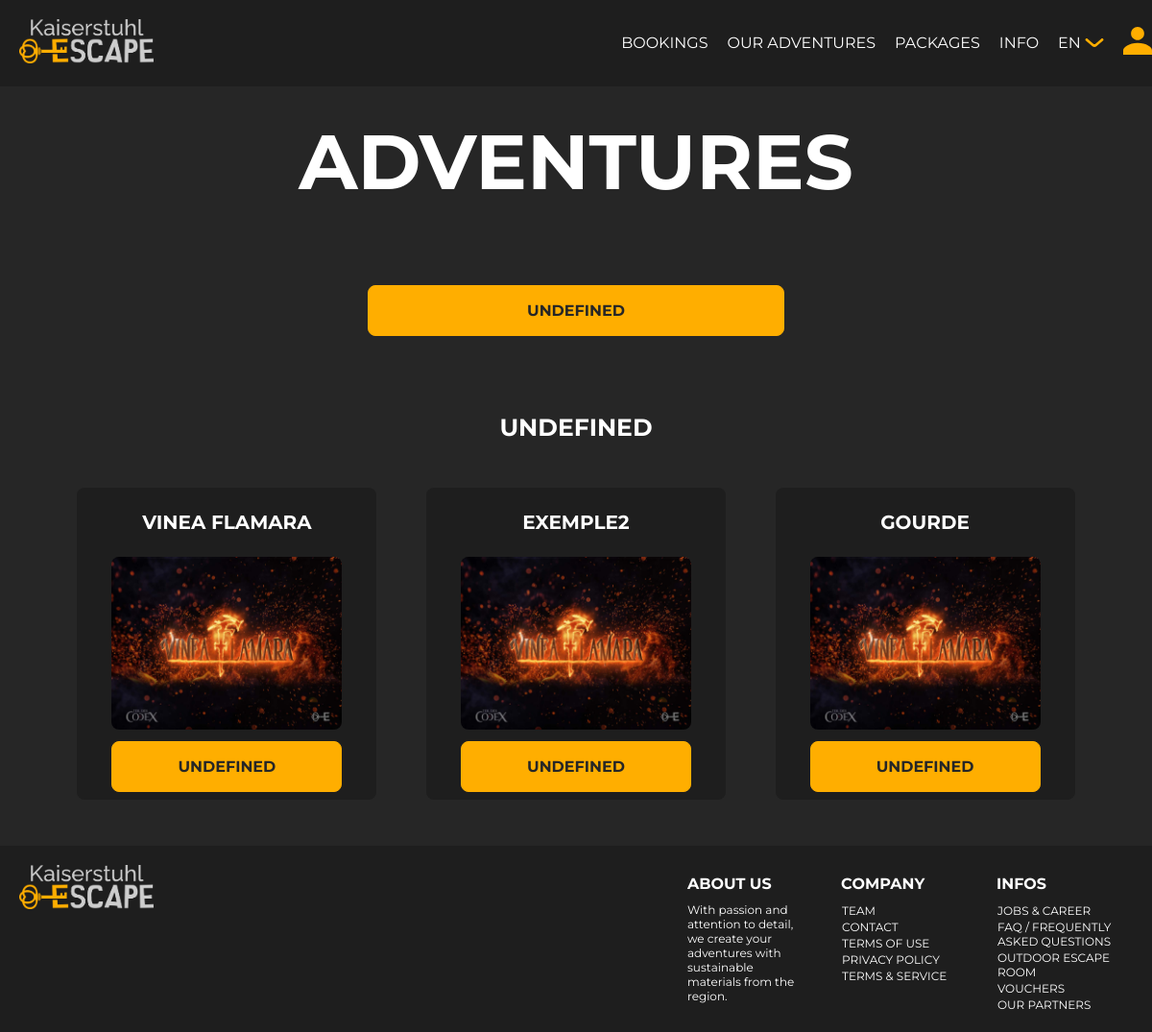
The app's page /index.php?action=aventuresAdmin (signed in), older data.
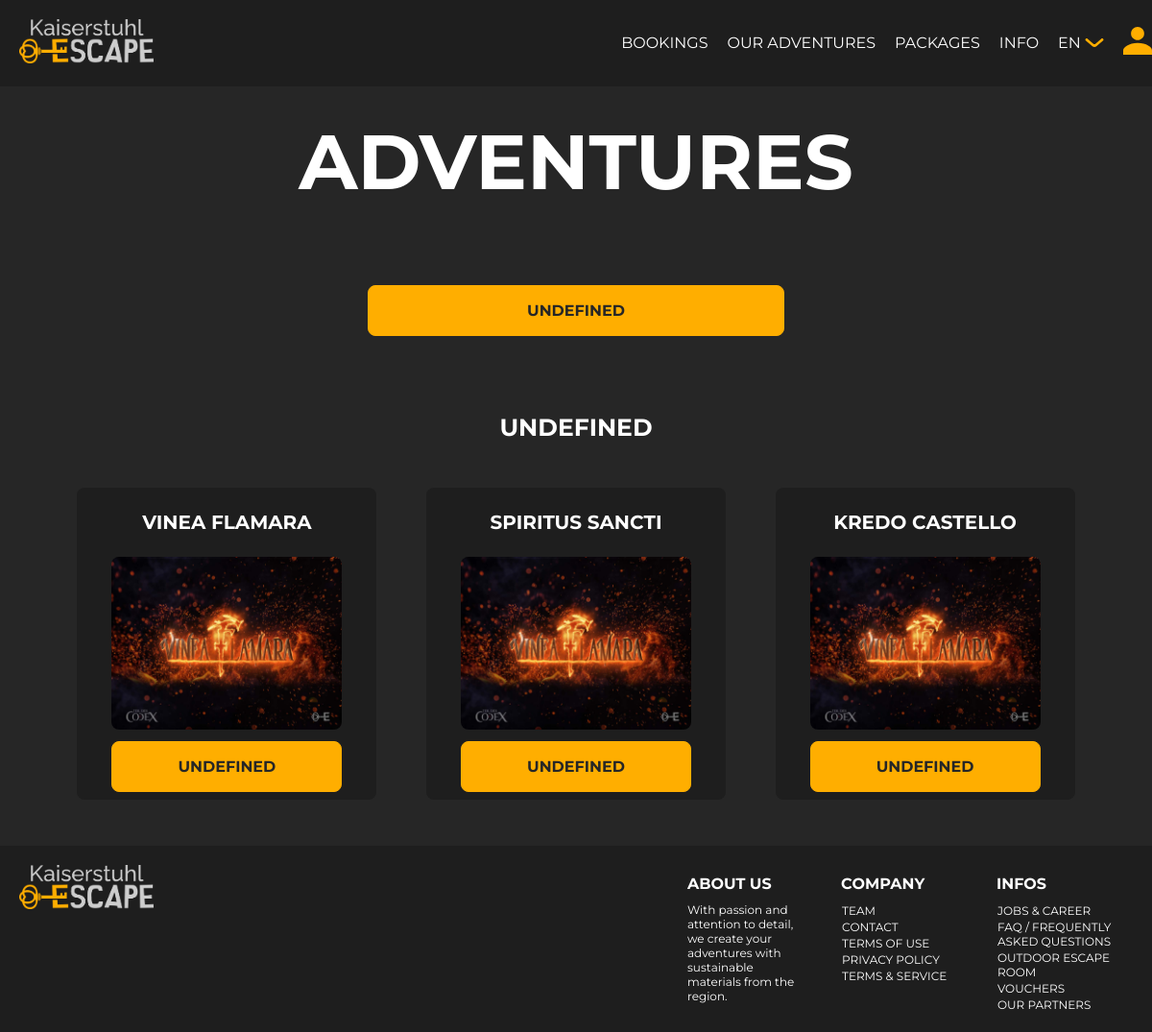
The same page, newer data.
### tables this page shows
CREATE TABLE `escape_game` (
  `id_game` int(11) NOT NULL,
  `nom` text NOT NULL,
  `localisation` text NOT NULL,
  `adresse` text NOT NULL,
  `prix` decimal(10,0) NOT NULL,
  `duree` time NOT NULL,
  `parking` tinyint(1) NOT NULL,
  `accebilite` tinyint(1) NOT NULL,
  `latitude` float NOT NULL,
  `longitude` float NOT NULL,
  `linkYTB` text NOT NULL
);

### vue/vue.class.php (called while the page is built, shortened)
<?php
require_once "includes/default_config.php";
class vue
{
  private $fichierVue;
  public function __construct($action)
  {
    $this->fichierVue = "vue/vue" . $action . ".php";
  }
  public function afficher($data)
  {
    require $this->fichierVue;
    require "gabarit.php";
  }
}

### controleur/ctlAventure.class.php (called while the page is built, shortened)
<?php
require_once "modele/aventure.class.php";
require_once "vue/vue.class.php";
class ctlAventure{
    private $aventure ;
    public function __construct() {
        $this->aventure = new aventure();
    }
    public function aventuresAdmin(){
        $aventures = $this->aventure->getAventures() ;
        $vue = new vue("AventuresAdmin");
        $vue->afficher(array("aventures" => $aventures));
    }
}

### index.php (called while the page is built, shortened)
<?php
$routeur = new Routeur();
$routeur->routerRequete();

### modele/aventure.class.php (called while the page is built, shortened)
<?php
require_once "modele/database.class.php";
require_once "includes/html/photo.class.php";
class aventure extends database
{
  public function getAventures()
  {
    $req = "SELECT id_game, nom, localisation, adresse, prix, DATE_FORMAT(duree, '%H:%i') AS duree, parking, accebilite FROM `escape_game` ";
    $escapes = $this->execReq($req);
    $photo = new photo();
    foreach ($escapes as &$escape) {
      $escape['chemin_photo_PP'] = $photo->getPPAventure($escape['id_game']);
    }
    return $escapes;
  }
}

### modele/database.class.php (called while the page is built, shortened)
<?php
require_once "includes/default_config.php";
abstract class database {
  private $bdd;
  protected function execReq($req) {
    $reponse = $this->connexionBDD()->query($req);
    $resultat = $reponse->fetchAll(PDO::FETCH_ASSOC);
    return $resultat;
  }
  private function connexionBDD() {
    global $Conf;
    if (!isset($this->bdd))
      try {
        $options=array(PDO::MYSQL_ATTR_INIT_COMMAND => "SET NAMES utf8");
        $this->bdd = new PDO('mysql:host='.$Conf->DBHost.';dbname='.$Conf->DBName,$Conf->DBUser,$Conf->DBPwd, $options);
      }
      catch(Exception $err) {
        throw new Exception("Connexion à la BDD");
      }
    return $this->bdd;
  }
}

### includes/html/photo.class.php (called while the page is built, shortened)
<?php
class photo {
    function getPPAventure($id_game){
        $cheminPP = "img/escape_game/". $id_game ."/PP" ;
        $photos = glob($cheminPP . "/*");
        return $photos;
    }
    function getPhotosAventure($id_game){
        $cheminEscapeGame = "img/escape_game/" . $id_game;
        $photos = glob($cheminEscapeGame . "/*.{jpg,jpeg,png,webp}", GLOB_BRACE);
        return $photos;
    }
}

### vue/vueAventuresAdmin.php (the view, shortened to what this page needs)
<div class="space"></div>
<?php
$style = '<link rel="stylesheet" href="style/aventures_admin.style.css">';
$resultat = "<div class='list_adventures'>";
foreach ($aventures as $value) {
    $resultat .= "<div id='adventure_" . $value['id_game'] . "'>
    <div>
    <h3 class='nom'>" . $value['nom'] . "</h3>
    <div class='details'><img src='".$value['chemin_photo_PP'][0]."' loading='lazy' width='100%' class='cover'></div>
    </div>
    <a href='index.php?action=aventureAdmin&id_aventure=" . $value['id_game'] . "' class='edit'>✎ Edit</a></div>";
}
$resultat .= '</div>';
echo '<div><a href="index.php?action=addAventureAdmin" class="button">✚   Add Adventure</a></div>';;
echo '<div class="space"></div>';
echo '<div><h2 class="AdvcL">Adventure List</h2></div>';
echo $resultat;

Row changes from the older to the newer data that the page shows:
changed escape_game: nom "EXEMPLE2" → "SPIRITUS SANCTI"
changed escape_game: nom "GOURDE" → "KREDO CASTELLO"
